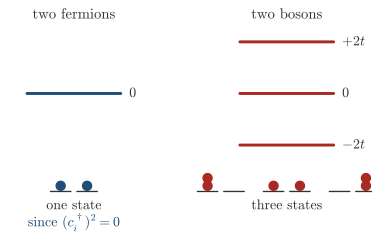

Generate this figure with Python:
"""Session 1, two particles on the two sites of H = t (c0^+ c1 + h.c.), for fermions and for bosons.

The fermionic operators anticommute, so (c^+)^2 = 0 and two fermions have one state. The bosonic ones commute,
so two bosons have three states. Both spectra are computed by exact diagonalization in the Fock space.
"""
import os, sys
sys.path.insert(0, os.path.join(os.path.dirname(os.path.abspath(__file__)), ".."))
import numpy as np
import matplotlib.pyplot as plt
import style

t = 1.0
FS = 10.5


def sector(ops, n_target):
    """Energies of the hopping t (a0^+ a1 + h.c.) with exactly n_target particles."""
    a0, a1 = ops
    H = t * (a0.T @ a1 + a1.T @ a0)
    N = a0.T @ a0 + a1.T @ a1
    idx = np.where(np.isclose(np.diag(N), n_target))[0]
    assert np.allclose(N, np.diag(np.diag(N)))
    return np.linalg.eigvalsh(H[np.ix_(idx, idx)])


# fermions, with the Jordan-Wigner sign, basis |n0 n1>, n = 0, 1
f, Z, I2 = np.array([[0., 1.], [0., 0.]]), np.diag([1., -1.]), np.eye(2)
c0, c1 = np.kron(f, I2), np.kron(Z, f)
assert np.allclose(c0 @ c0, 0) and np.allclose(c0 @ c1 + c1 @ c0, 0)
Ef = sector((c0, c1), 2)
# bosons, occupation 0, 1, 2 per site, which is enough for two particles
b = np.diag(np.sqrt([1., 2.]), 1)
I3 = np.eye(3)
b0, b1 = np.kron(b, I3), np.kron(I3, b)
assert np.allclose(b0 @ b1 - b1 @ b0, 0)
Eb = sector((b0, b1), 2)
assert np.allclose(Ef, [0.0])
assert np.allclose(Eb, [-2 * t, 0.0, 2 * t])

fig, ax = plt.subplots(figsize=(12.5 * style.CM, 7.8 * style.CM))
ax.axis('off')
cols = {'f': 0.0, 'b': 5.0}
style.label(ax, cols['f'], 3.05, 'two fermions', fontsize=FS + 0.5)
style.label(ax, cols['b'], 3.05, 'two bosons', fontsize=FS + 0.5)
for key, E, col in (('f', Ef, style.ACCENT), ('b', Eb, style.BROKEN)):
    x0 = cols[key]
    for e in E:
        ax.plot([x0 - 1.1, x0 + 1.1], [e, e], color=col, lw=2.2)
        style.label(ax, x0 + 1.3, e, {-2: r'$-2t$', 0: r'$0$', 2: r'$+2t$'}[int(round(e))], ha='left', fontsize=FS)
# the ways to place two particles on two sites, under each column
def config(x, y, n0, n1, col):
    for j, n in enumerate((n0, n1)):
        xc = x + (j - 0.5) * 0.62
        ax.plot([xc - 0.24, xc + 0.24], [y - 0.2, y - 0.2], color=style.INK, lw=1.0)
        for k in range(n):
            ax.scatter([xc], [y + 0.02 + 0.3 * k], s=46, color=col, zorder=3)


config(cols['f'], -3.6, 1, 1, style.ACCENT)
for i, occ in enumerate(((2, 0), (1, 1), (0, 2))):
    config(cols['b'] + (i - 1) * 1.55, -3.6, *occ, style.BROKEN)
style.label(ax, cols['f'], -4.35, 'one state', fontsize=FS)
style.label(ax, cols['f'], -5.0, r'since $(c_i^\dagger)^2=0$', fontsize=FS, color=style.ACCENT)
style.label(ax, cols['b'], -4.35, 'three states', fontsize=FS)
ax.set_xlim(-1.6, 7.0)
ax.set_ylim(-5.4, 3.4)
style.save(fig, __file__)
